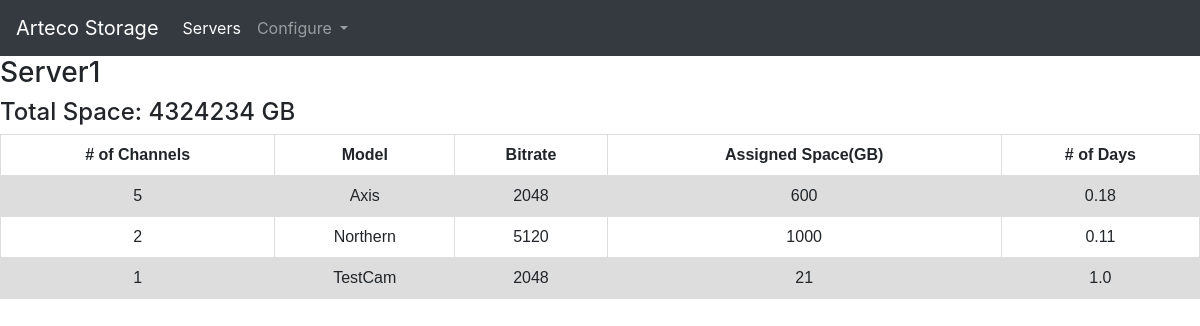
Screenshot of /3/ with the database file from the repository.
### calculator/models.py (models this page shows, shortened)
class Server(models.Model):
    server_name = models.CharField(max_length=255)
    total_space = models.PositiveIntegerField()

class Camera(models.Model):
    server = models.ForeignKey(Server, on_delete=models.CASCADE)
    camera_count = models.PositiveIntegerField()
    camera_model = models.CharField(max_length=255)
    avg_bitrate = models.IntegerField(choices = BITRATE_CHOICES)
    assigned_space = models.PositiveIntegerField()
    def _get_days(self):
        return str(round(self.camera_count * self.avg_bitrate * 3600 * 24 / self.assigned_space /8/1024/1024, 2))
    rec_days = property(_get_days)

### calculator/views.py (the view)
# urls.py: re_path('^(?P<pk>[0-9]+)/$', views.ServerView.as_view(), name="server"),
class ServerView(generic.DetailView):
    model = Server
    template_name = "calculator/server.html"

### calculator/templates/calculator/server.html (shortened to what this page needs)
{% extends 'calculator/base.html' %}
{% block body %}
    <h3>{{ server.server_name }}</h3>
    <h4>Total Space: {{ server.total_space }} GB</h4>
    <table>
        <tr>
            <th># of Channels</th>
            <th>Model</th>
            <th>Bitrate</th>
            <th>Assigned Space(GB)</th>
            <th># of Days</th>
        </tr>
        {% for camera in server.camera_set.all %}
        <tr>
            <td>{{ camera.camera_count }}</td>
            <td>{{ camera.camera_model }}</td>
            <td>{{ camera.avg_bitrate }}</td>
            <td>{{ camera.assigned_space }}</td>
            <td>{{ camera.rec_days }}</td>
        </tr>
        {% endfor %}
    </table>
{% endblock %}

### calculator/templates/calculator/base.html (shortened to what this page needs)
<!doctype html>
<html lang="en">
  <head>
    {% load staticfiles %}
    <link rel="stylesheet" type="text/css" href="{% static 'calculator/css/bootstrap.min.css' %}" />
    <link rel="stylesheet" type="text/css" href="{% static 'calculator/css/style.css' %}" />
  </head>
  <body>
    <nav class="navbar navbar-expand-lg navbar-dark bg-dark">
        <a class="navbar-brand" href="{% url 'calculator:index' %}">Arteco Storage</a>
      <div class="collapse navbar-collapse" id="navbarSupportedContent">
        <ul class="navbar-nav mr-auto">
          <li class="nav-item active">
            <a class="nav-link" href="{% url 'calculator:index' %}">Servers<span class="sr-only">(current)</span></a>
          </li>
          <li class="nav-item dropdown">
            <a class="nav-link dropdown-toggle" href="#" id="navbarDropdown" role="button" data-toggle="dropdown" aria-haspopup="true" aria-expanded="false">
            Configure
            </a>
          </li>
          </ul>
      </div>
    </nav>
  {% block body %}
  {% endblock %}
  </body>
</html>

### calculator/static/calculator/css/style.css (style rules this page uses)
table { font-family: arial, sans-serif; border-collapse: collapse; width: 100%; }
td, th { border: 1px solid #dddddd; text-align: center; padding: 8px; }
tr:nth-child(even) { background-color: #dddddd; }

### rows the page displays
Server: server_name "Server1", total_space "4324234"
Camera: camera_count "5", camera_model "Axis", avg_bitrate "2048", assigned_space "600", rec_days "0.18"
Camera: camera_count "2", camera_model "Northern", avg_bitrate "5120", assigned_space "1000", rec_days "0.11"
Camera: camera_count "1", camera_model "TestCam", avg_bitrate "2048", assigned_space "21", rec_days "1.0"
